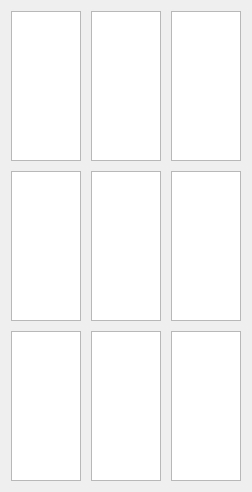
  <widget class="QWidget" name="gridLayoutWidget_3">
   <property name="geometry">
    <rect>
     <x>360</x>
     <y>20</y>
     <width>150</width>
     <height>150</height>
    </rect>
   </property>
   <property name="sizePolicy">
    <sizepolicy hsizetype="Expanding" vsizetype="Fixed">
     <horstretch>0</horstretch>
     <verstretch>0</verstretch>
    </sizepolicy>
   </property>
   <property name="maximumSize">
    <size>
     <width>150</width>
     <height>150</height>
    </size>
   </property>
   <property name="baseSize">
    <size>
     <width>100</width>
     <height>100</height>
    </size>
   </property>
   <property name="font">
    <font>
     <pointsize>15</pointsize>
    </font>
   </property>
   <layout class="QGridLayout" name="gridLayout_3">
    <property name="sizeConstraint">
     <enum>QLayout::SetDefaultConstraint</enum>
    </property>
    <property name="spacing">
     <number>10</number>
    </property>
    <item row="0" column="0">
     <widget class="QPlainTextEdit" name="plainTextEdit_19">
      <property name="sizePolicy">
       <sizepolicy hsizetype="Expanding" vsizetype="Fixed">
        <horstretch>0</horstretch>
        <verstretch>0</verstretch>
       </sizepolicy>
      </property>
      <property name="maximumSize">
       <size>
        <width>150</width>
        <height>150</height>
       </size>
      </property>
      <property name="baseSize">
       <size>
        <width>100</width>
        <height>100</height>
       </size>
      </property>
      <property name="font">
       <font>
        <pointsize>15</pointsize>
       </font>
      </property>
      <property name="tabChangesFocus">
       <bool>true</bool>
      </property>
      <property name="plainText">
       <string/>
      </property>
     </widget>
    </item>
    <item row="0" column="1">
     <widget class="QPlainTextEdit" name="plainTextEdit_20">
      <property name="sizePolicy">
       <sizepolicy hsizetype="Expanding" vsizetype="Fixed">
        <horstretch>0</horstretch>
        <verstretch>0</verstretch>
       </sizepolicy>
      </property>
      <property name="maximumSize">
       <size>
        <width>150</width>
        <height>150</height>
       </size>
      </property>
      <property name="baseSize">
       <size>
        <width>100</width>
        <height>100</height>
       </size>
      </property>
      <property name="font">
       <font>
        <pointsize>15</pointsize>
       </font>
      </property>
      <property name="tabChangesFocus">
       <bool>true</bool>
      </property>
     </widget>
    </item>
    <item row="0" column="2">
     <widget class="QPlainTextEdit" name="plainTextEdit_21">
      <property name="sizePolicy">
       <sizepolicy hsizetype="Expanding" vsizetype="Fixed">
        <horstretch>0</horstretch>
        <verstretch>0</verstretch>
       </sizepolicy>
      </property>
      <property name="maximumSize">
       <size>
        <width>150</width>
        <height>150</height>
       </size>
      </property>
      <property name="baseSize">
       <size>
        <width>100</width>
        <height>100</height>
       </size>
      </property>
      <property name="font">
       <font>
        <pointsize>15</pointsize>
       </font>
      </property>
      <property name="tabChangesFocus">
       <bool>true</bool>
      </property>
     </widget>
    </item>
    <item row="1" column="0">
     <widget class="QPlainTextEdit" name="plainTextEdit_22">
      <property name="sizePolicy">
       <sizepolicy hsizetype="Expanding" vsizetype="Fixed">
        <horstretch>0</horstretch>
        <verstretch>0</verstretch>
       </sizepolicy>
      </property>
      <property name="maximumSize">
       <size>
        <width>150</width>
        <height>150</height>
       </size>
      </property>
      <property name="baseSize">
       <size>
        <width>100</width>
        <height>100</height>
       </size>
      </property>
      <property name="font">
       <font>
        <pointsize>15</pointsize>
       </font>
      </property>
      <property name="tabChangesFocus">
       <bool>true</bool>
      </property>
     </widget>
    </item>
    <item row="1" column="1">
     <widget class="QPlainTextEdit" name="plainTextEdit_23">
      <property name="sizePolicy">
       <sizepolicy hsizetype="Expanding" vsizetype="Fixed">
        <horstretch>0</horstretch>
        <verstretch>0</verstretch>
       </sizepolicy>
      </property>
      <property name="maximumSize">
       <size>
        <width>150</width>
        <height>150</height>
       </size>
      </property>
      <property name="baseSize">
       <size>
        <width>100</width>
        <height>100</height>
       </size>
      </property>
      <property name="font">
       <font>
        <pointsize>15</pointsize>
       </font>
      </property>
      <property name="tabChangesFocus">
       <bool>true</bool>
      </property>
     </widget>
    </item>
    <item row="1" column="2">
     <widget class="QPlainTextEdit" name="plainTextEdit_24">
      <property name="sizePolicy">
       <sizepolicy hsizetype="Expanding" vsizetype="Fixed">
        <horstretch>0</horstretch>
        <verstretch>0</verstretch>
       </sizepolicy>
      </property>
      <property name="maximumSize">
       <size>
        <width>150</width>
        <height>150</height>
       </size>
      </property>
      <property name="font">
       <font>
        <pointsize>15</pointsize>
       </font>
      </property>
      <property name="tabChangesFocus">
       <bool>true</bool>
      </property>
     </widget>
    </item>
    <item row="2" column="0">
     <widget class="QPlainTextEdit" name="plainTextEdit_25">
      <property name="sizePolicy">
       <sizepolicy hsizetype="Expanding" vsizetype="Fixed">
        <horstretch>0</horstretch>
        <verstretch>0</verstretch>
       </sizepolicy>
      </property>
      <property name="maximumSize">
       <size>
        <width>150</width>
        <height>150</height>
       </size>
      </property>
      <property name="baseSize">
       <size>
        <width>100</width>
        <height>100</height>
       </size>
      </property>
      <property name="font">
       <font>
        <pointsize>15</pointsize>
       </font>
      </property>
      <property name="tabChangesFocus">
       <bool>true</bool>
      </property>
     </widget>
    </item>
    <item row="2" column="1">
     <widget class="QPlainTextEdit" name="plainTextEdit_26">
      <property name="sizePolicy">
       <sizepolicy hsizetype="Expanding" vsizetype="Fixed">
        <horstretch>0</horstretch>
        <verstretch>0</verstretch>
       </sizepolicy>
      </property>
      <property name="maximumSize">
       <size>
        <width>150</width>
        <height>150</height>
       </size>
      </property>
      <property name="baseSize">
       <size>
        <width>100</width>
        <height>100</height>
       </size>
      </property>
      <property name="font">
       <font>
        <pointsize>15</pointsize>
       </font>
      </property>
      <property name="tabChangesFocus">
       <bool>true</bool>
      </property>
     </widget>
    </item>
    <item row="2" column="2">
     <widget class="QPlainTextEdit" name="plainTextEdit_27">
      <property name="sizePolicy">
       <sizepolicy hsizetype="Expanding" vsizetype="Fixed">
        <horstretch>0</horstretch>
        <verstretch>0</verstretch>
       </sizepolicy>
      </property>
      <property name="maximumSize">
       <size>
        <width>150</width>
        <height>150</height>
       </size>
      </property>
      <property name="baseSize">
       <size>
        <width>100</width>
        <height>100</height>
       </size>
      </property>
      <property name="font">
       <font>
        <pointsize>15</pointsize>
       </font>
      </property>
      <property name="tabChangesFocus">
       <bool>true</bool>
      </property>
     </widget>
    </item>
   </layout>
  </widget>
